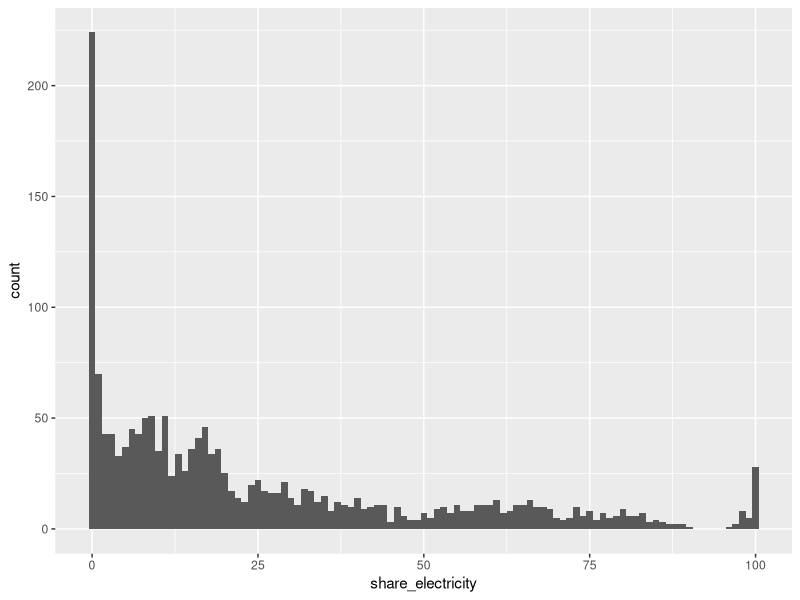

R code for this plot: (Note: this script raises an error after producing the figure.)
##########################Explore the Data###################################
#############################################################################

## Visual data exploration
library(tidyverse)


## read data from continents
ren <- read_csv("renewable_continents.csv",
                show_col_types = FALSE)

View(ren)
## create histogram
ren %>% 
  filter(year %in% 2000:2021) %>% 
  ggplot() +
  geom_histogram(aes(share_electricity), binwidth = 1)

## create a frequency polygons

ren %>% 
  filter(year %in% 2000:2021) %>% 
  ggplot() +
  geom_freqpoly(aes(share_electricity), colour = Continent)

## Countries that use more than 90% of renewable energy

ren %>% 
  filter(year %in% 2000:2021,
         Continent=="Europe",
         share_electricity >= 90) %>% 
  ggplot(aes(year, share_electricity, colour = territory)) +
  geom_line()